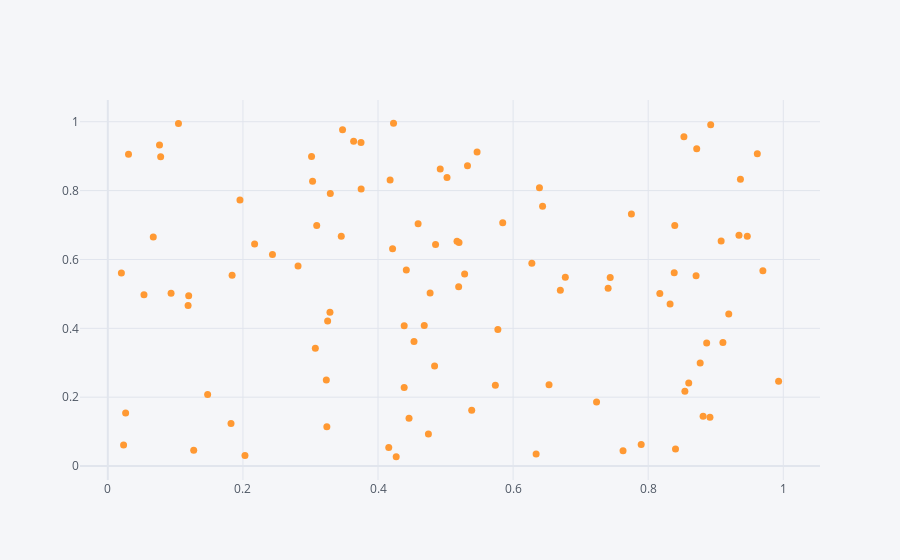

The notebook cell saved with this chart:
### Code cell
#df.iplot(kind="scatter", x="a", y="b")
#df.iplot(kind="scatter", x="a", y="b", mode="markers")
df.iplot(kind="scatter", x="a", y="b", mode="markers", size=7)
